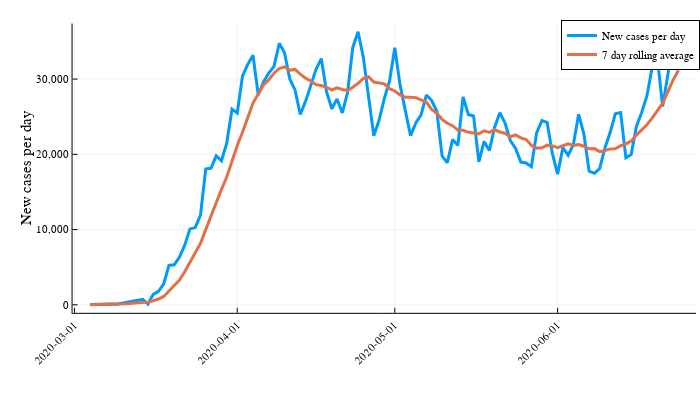

This figure's notebook cell:
### Code cell
plotActualAnd7DayAvg(confirmedCasesUS, :Value_new, :Value_new_rolling7, "New cases per day")
